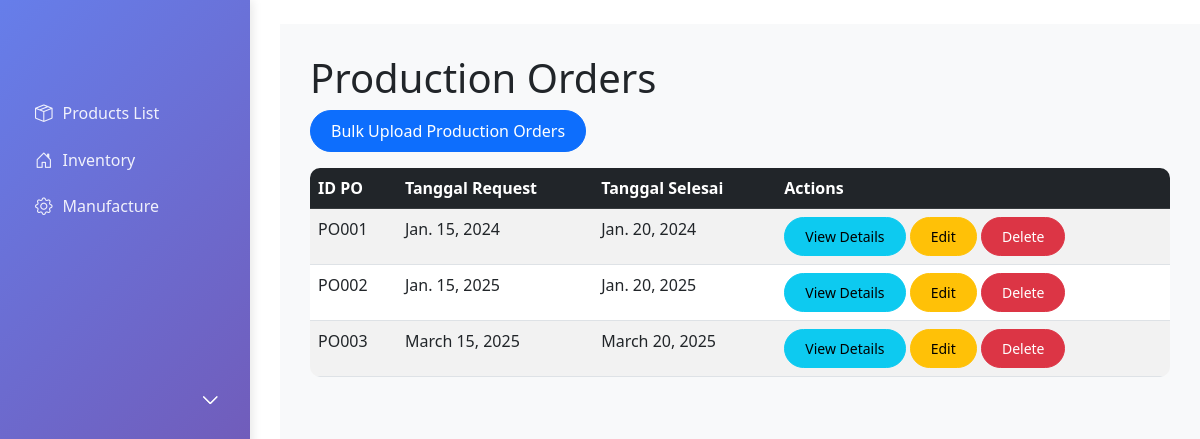
The app's page /manufacture/productionorder/ with its own data.
### manufacture/models.py (models this page shows, shortened)
class ProductionOrder(models.Model):
    id_po = models.CharField(max_length=50, primary_key=True)
    tanggal_request = models.DateField()
    tanggal_selesai = models.DateField()

### manufacture/views.py (the view)
# urls.py: path('productionorder/', views.productionorder_list, name='productionorder_list'),
def productionorder_list(request):
    productionorders = ProductionOrder.objects.all()
    return render(request, 'manufacture/productionorder_list.html', {'productionorders': productionorders})

### manufacture/templates/manufacture/productionorder_list.html (shortened to what this page needs)
{% extends 'base.html' %}
{% block content %}
<h1>Production Orders</h1>
<div class="mb-3">
    <a href="{% url 'productionorder_bulk_create' %}" class="btn btn-primary">Bulk Upload Production Orders</a>
</div>
<div class="table-responsive">
    <table class="table table-striped table-hover">
        <thead class="table-dark">
            <tr>
                <th>ID PO</th>
                <th>Tanggal Request</th>
                <th>Tanggal Selesai</th>
                <th>Actions</th>
            </tr>
        </thead>
        <tbody>
            {% for productionorder in productionorders %}
            <tr>
                <td>{{ productionorder.id_po }}</td>
                <td>{{ productionorder.tanggal_request }}</td>
                <td>{{ productionorder.tanggal_selesai }}</td>
                <td>
                    <a href="{% url 'productionorder_detail' productionorder.pk %}" class="btn btn-sm btn-info">View Details</a>
                    <a href="{% url 'productionorder_update' productionorder.pk %}" class="btn btn-sm btn-warning">Edit</a>
                    <a href="{% url 'productionorder_delete' productionorder.pk %}" class="btn btn-sm btn-danger">Delete</a>
                </td>
            </tr>
            {% endfor %}
        </tbody>
    </table>
</div>
{% endblock %}

### erp_project/templates/base.html (style rules this page uses)
.btn { border-radius: 25px; padding: 8px 20px; font-weight: 500; }
.table { border-radius: 10px; overflow: hidden; }

### records on screen
ProductionOrder: id_po "PO001", tanggal_request "Jan. 15, 2024", tanggal_selesai "Jan. 20, 2024"
ProductionOrder: id_po "PO002", tanggal_request "Jan. 15, 2025", tanggal_selesai "Jan. 20, 2025"
ProductionOrder: id_po "PO003", tanggal_request "March 15, 2025", tanggal_selesai "March 20, 2025"
